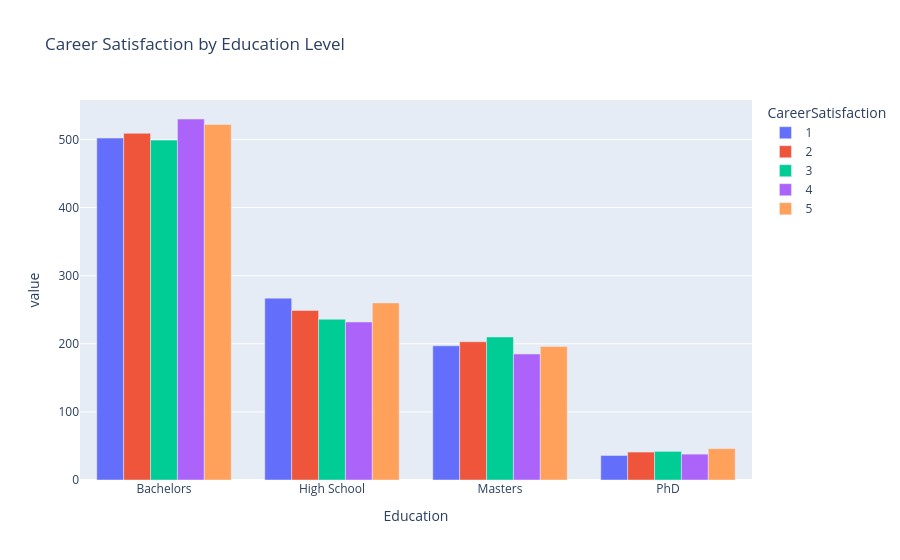

Notebook code for this chart:
### Code cell
# Career satisfaction by education
q5 = info.groupby('Education')['CareerSatisfaction'].value_counts().unstack(fill_value=0)
graph_5 = px.bar(q5, title='Career Satisfaction by Education Level', barmode='group')
graph_5.show()

### Figure 1 — Plotly figure (JSON) as saved in the notebook; plotly's stock layout.template omitted (floating-point values rounded to 4 significant figures)
{"data": [{"alignmentgroup": "True", "hovertemplate": "CareerSatisfaction=1<br>Education=%{x}<br>value=%{y}<extra></extra>", "legendgroup": "1", "marker": {"color": "#636efa", "pattern": {"shape": ""}}, "name": "1", "offsetgroup": "1", "orientation": "v", "showlegend": true, "textposition": "auto", "type": "bar", "x": ["Bachelors", "High School", "Masters", "PhD"], "xaxis": "x", "y": [502, 267, 197, 36], "yaxis": "y"}, {"alignmentgroup": "True", "hovertemplate": "CareerSatisfaction=2<br>Education=%{x}<br>value=%{y}<extra></extra>", "legendgroup": "2", "marker": {"color": "#EF553B", "pattern": {"shape": ""}}, "name": "2", "offsetgroup": "2", "orientation": "v", "showlegend": true, "textposition": "auto", "type": "bar", "x": ["Bachelors", "High School", "Masters", "PhD"], "xaxis": "x", "y": [509, 249, 203, 41], "yaxis": "y"}, {"alignmentgroup": "True", "hovertemplate": "CareerSatisfaction=3<br>Education=%{x}<br>value=%{y}<extra></extra>", "legendgroup": "3", "marker": {"color": "#00cc96", "pattern": {"shape": ""}}, "name": "3", "offsetgroup": "3", "orientation": "v", "showlegend": true, "textposition": "auto", "type": "bar", "x": ["Bachelors", "High School", "Masters", "PhD"], "xaxis": "x", "y": [499, 236, 210, 42], "yaxis": "y"}, {"alignmentgroup": "True", "hovertemplate": "CareerSatisfaction=4<br>Education=%{x}<br>value=%{y}<extra></extra>", "legendgroup": "4", "marker": {"color": "#ab63fa", "pattern": {"shape": ""}}, "name": "4", "offsetgroup": "4", "orientation": "v", "showlegend": true, "textposition": "auto", "type": "bar", "x": ["Bachelors", "High School", "Masters", "PhD"], "xaxis": "x", "y": [530, 232, 185, 38], "yaxis": "y"}, {"alignmentgroup": "True", "hovertemplate": "CareerSatisfaction=5<br>Education=%{x}<br>value=%{y}<extra></extra>", "legendgroup": "5", "marker": {"color": "#FFA15A", "pattern": {"shape": ""}}, "name": "5", "offsetgroup": "5", "orientation": "v", "showlegend": true, "textposition": "auto", "type": "bar", "x": ["Bachelors", "High School", "Masters", "PhD"], "xaxis": "x", "y": [522, 260, 196, 46], "yaxis": "y"}], "layout": {"barmode": "group", "legend": {"title": {"text": "CareerSatisfaction"}, "tracegroupgap": 0}, "title": {"text": "Career Satisfaction by Education Level"}, "xaxis": {"anchor": "y", "domain": [0, 1], "title": {"text": "Education"}}, "yaxis": {"anchor": "x", "domain": [0, 1], "title": {"text": "value"}}}}
